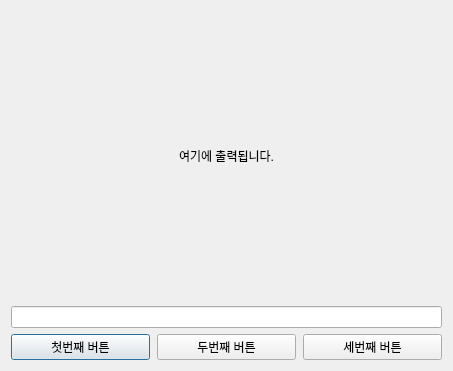
<?xml version="1.0" encoding="UTF-8"?>
<ui version="4.0">
 <class>Dialog</class>
 <widget class="QDialog" name="Dialog">
  <property name="geometry">
   <rect>
    <x>0</x>
    <y>0</y>
    <width>453</width>
    <height>371</height>
   </rect>
  </property>
  <property name="windowTitle">
   <string>Dialog</string>
  </property>
  <layout class="QVBoxLayout" name="verticalLayout">
   <item>
    <widget class="QLabel" name="label">
     <property name="minimumSize">
      <size>
       <width>200</width>
       <height>200</height>
      </size>
     </property>
     <property name="text">
      <string>여기에 출력됩니다.</string>
     </property>
     <property name="alignment">
      <set>Qt::AlignCenter</set>
     </property>
    </widget>
   </item>
   <item>
    <widget class="QLineEdit" name="lineEdit"/>
   </item>
   <item>
    <layout class="QHBoxLayout" name="horizontalLayout_3">
     <property name="spacing">
      <number>7</number>
     </property>
     <item>
      <widget class="QPushButton" name="pushButton">
       <property name="text">
        <string>첫번째 버튼</string>
       </property>
      </widget>
     </item>
     <item>
      <widget class="QPushButton" name="pushButton_2">
       <property name="text">
        <string>두번째 버튼</string>
       </property>
      </widget>
     </item>
     <item>
      <widget class="QPushButton" name="pushButton_3">
       <property name="text">
        <string>세번째 버튼</string>
       </property>
      </widget>
     </item>
    </layout>
   </item>
  </layout>
 </widget>
 <resources/>
 <connections>
  <connection>
   <sender>pushButton</sender>
   <signal>clicked()</signal>
   <receiver>Dialog</receiver>
   <slot>slot_1st()</slot>
   <hints>
    <hint type="sourcelabel">
     <x>112</x>
     <y>290</y>
    </hint>
    <hint type="destinationlabel">
     <x>109</x>
     <y>340</y>
    </hint>
   </hints>
  </connection>
  <connection>
   <sender>pushButton_2</sender>
   <signal>clicked()</signal>
   <receiver>Dialog</receiver>
   <slot>slot_2nd()</slot>
   <hints>
    <hint type="sourcelabel">
     <x>231</x>
     <y>303</y>
    </hint>
    <hint type="destinationlabel">
     <x>232</x>
     <y>348</y>
    </hint>
   </hints>
  </connection>
  <connection>
   <sender>pushButton_3</sender>
   <signal>clicked()</signal>
   <receiver>Dialog</receiver>
   <slot>slot_3rd()</slot>
   <hints>
    <hint type="sourcelabel">
     <x>353</x>
     <y>298</y>
    </hint>
    <hint type="destinationlabel">
     <x>362</x>
     <y>349</y>
    </hint>
   </hints>
  </connection>
  <connection>
   <sender>lineEdit</sender>
   <signal>textChanged(QString)</signal>
   <receiver>label</receiver>
   <slot>setText(QString)</slot>
   <hints>
    <hint type="sourcelabel">
     <x>272</x>
     <y>234</y>
    </hint>
    <hint type="destinationlabel">
     <x>262</x>
     <y>182</y>
    </hint>
   </hints>
  </connection>
 </connections>
 <slots>
  <slot>slot_1st()</slot>
  <slot>slot_2nd()</slot>
  <slot>slot_3rd()</slot>
 </slots>
</ui>
